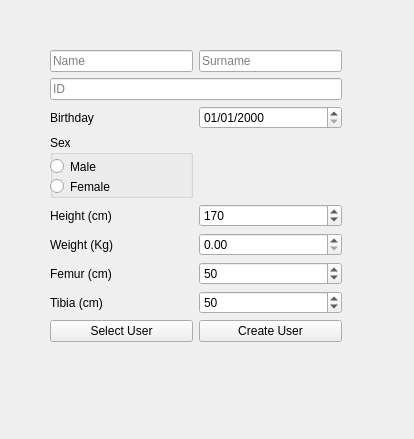
<?xml version="1.0" encoding="UTF-8"?>
<ui version="4.0">
 <class>CreateUserForm</class>
 <widget class="QWidget" name="CreateUserForm">
  <property name="geometry">
   <rect>
    <x>0</x>
    <y>0</y>
    <width>414</width>
    <height>439</height>
   </rect>
  </property>
  <property name="windowTitle">
   <string>Form</string>
  </property>
  <widget class="QWidget" name="gridLayoutWidget">
   <property name="geometry">
    <rect>
     <x>50</x>
     <y>50</y>
     <width>292</width>
     <height>292</height>
    </rect>
   </property>
   <layout class="QGridLayout" name="gridLayout">
    <item row="0" column="1">
     <widget class="QLineEdit" name="TB_surname">
      <property name="placeholderText">
       <string>Surname</string>
      </property>
     </widget>
    </item>
    <item row="9" column="0">
     <widget class="QPushButton" name="BT_selectUser">
      <property name="text">
       <string>Select User</string>
      </property>
     </widget>
    </item>
    <item row="7" column="0">
     <widget class="QLabel" name="LB_femur">
      <property name="text">
       <string>Femur (cm)</string>
      </property>
     </widget>
    </item>
    <item row="8" column="0">
     <widget class="QLabel" name="LB_tibia">
      <property name="text">
       <string>Tibia (cm)</string>
      </property>
     </widget>
    </item>
    <item row="0" column="0">
     <widget class="QLineEdit" name="TB_name">
      <property name="placeholderText">
       <string>Name</string>
      </property>
     </widget>
    </item>
    <item row="5" column="1">
     <widget class="QSpinBox" name="NB_height">
      <property name="maximum">
       <number>300</number>
      </property>
      <property name="value">
       <number>170</number>
      </property>
     </widget>
    </item>
    <item row="1" column="0" colspan="2">
     <widget class="QLineEdit" name="TB_id">
      <property name="maxLength">
       <number>16</number>
      </property>
      <property name="placeholderText">
       <string>ID</string>
      </property>
     </widget>
    </item>
    <item row="2" column="1">
     <widget class="QDateEdit" name="DE_birthday">
      <property name="minimumDate">
       <date>
        <year>1900</year>
        <month>1</month>
        <day>1</day>
       </date>
      </property>
      <property name="displayFormat">
       <string>dd/MM/yyyy</string>
      </property>
     </widget>
    </item>
    <item row="2" column="0">
     <widget class="QLabel" name="LB_birthday">
      <property name="text">
       <string>Birthday</string>
      </property>
     </widget>
    </item>
    <item row="8" column="1">
     <widget class="QSpinBox" name="NB_tibia">
      <property name="maximum">
       <number>300</number>
      </property>
      <property name="value">
       <number>50</number>
      </property>
     </widget>
    </item>
    <item row="6" column="0">
     <widget class="QLabel" name="LB_weight">
      <property name="text">
       <string>Weight (Kg)</string>
      </property>
     </widget>
    </item>
    <item row="5" column="0">
     <widget class="QLabel" name="LB_height">
      <property name="text">
       <string>Height (cm)</string>
      </property>
     </widget>
    </item>
    <item row="6" column="1">
     <widget class="QDoubleSpinBox" name="NB_weight">
      <property name="maximum">
       <double>500.000000000000000</double>
      </property>
     </widget>
    </item>
    <item row="7" column="1">
     <widget class="QSpinBox" name="NB_femur">
      <property name="maximum">
       <number>300</number>
      </property>
      <property name="value">
       <number>50</number>
      </property>
     </widget>
    </item>
    <item row="9" column="1">
     <widget class="QPushButton" name="BT_create">
      <property name="text">
       <string>Create User</string>
      </property>
     </widget>
    </item>
    <item row="4" column="0">
     <widget class="QGroupBox" name="GB_gender">
      <property name="title">
       <string>Sex</string>
      </property>
      <widget class="QRadioButton" name="RB_male">
       <property name="geometry">
        <rect>
         <x>0</x>
         <y>20</y>
         <width>112</width>
         <height>23</height>
        </rect>
       </property>
       <property name="text">
        <string>Male</string>
       </property>
      </widget>
      <widget class="QRadioButton" name="RB_female">
       <property name="geometry">
        <rect>
         <x>0</x>
         <y>40</y>
         <width>112</width>
         <height>23</height>
        </rect>
       </property>
       <property name="text">
        <string>Female</string>
       </property>
      </widget>
      <widget class="QRadioButton" name="RB_other">
       <property name="geometry">
        <rect>
         <x>0</x>
         <y>60</y>
         <width>112</width>
         <height>23</height>
        </rect>
       </property>
       <property name="text">
        <string>Other</string>
       </property>
       <property name="checked">
        <bool>true</bool>
       </property>
      </widget>
     </widget>
    </item>
   </layout>
  </widget>
 </widget>
 <tabstops>
  <tabstop>TB_name</tabstop>
  <tabstop>TB_surname</tabstop>
  <tabstop>TB_id</tabstop>
  <tabstop>DE_birthday</tabstop>
  <tabstop>RB_male</tabstop>
  <tabstop>RB_female</tabstop>
  <tabstop>RB_other</tabstop>
  <tabstop>NB_height</tabstop>
  <tabstop>NB_weight</tabstop>
  <tabstop>NB_femur</tabstop>
  <tabstop>NB_tibia</tabstop>
  <tabstop>BT_create</tabstop>
  <tabstop>BT_selectUser</tabstop>
 </tabstops>
 <resources/>
 <connections/>
</ui>
